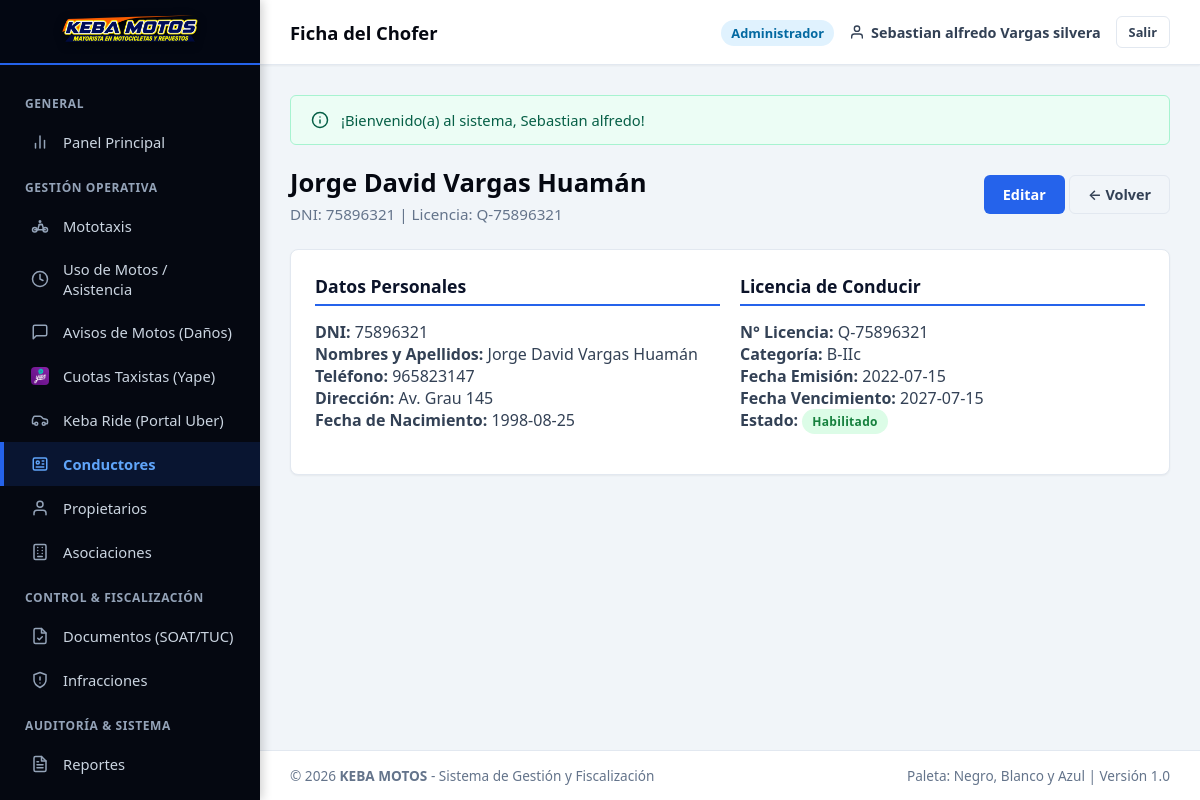
The page /vista/conductores/ver_conductor.php?id=2 (signed in) on the database its author committed.
### tables this page shows
CREATE TABLE `conductores` (
  `id_conductor` INT AUTO_INCREMENT PRIMARY KEY,
  `dni` VARCHAR(8) NOT NULL UNIQUE,
  `nombres` VARCHAR(100) NOT NULL,
  `apellidos` VARCHAR(100) NOT NULL,
  `fecha_nacimiento` DATE NULL,
  `telefono` VARCHAR(20) NULL,
  `direccion` VARCHAR(255) NULL,
  `numero_licencia` VARCHAR(20) NOT NULL UNIQUE,
  `categoria_licencia` VARCHAR(10) NOT NULL DEFAULT 'B-IIc',
  `fecha_emision_licencia` DATE NULL,
  `fecha_vencimiento_licencia` DATE NOT NULL,
  `foto` VARCHAR(255) NULL,
  `estado` ENUM('Habilitado', 'Inhabilitado', 'Suspendido') DEFAULT 'Habilitado',
  `created_at` TIMESTAMP DEFAULT CURRENT_TIMESTAMP,
  `updated_at` TIMESTAMP DEFAULT CURRENT_TIMESTAMP ON UPDATE CURRENT_TIMESTAMP
);

### vista/conductores/ver_conductor.php (the view, shortened to what the rows shown need)
<?php
require_once dirname(__DIR__) . '/plantillas/header.php';
require_once dirname(__DIR__) . '/plantillas/navbar.php';
require_once dirname(dirname(__DIR__)) . '/modelos/Conductor.php';
$id = (int)($_GET['id'] ?? 0);
$conductorMod = new Conductor();
$c = $conductorMod->obtenerPorId($id);
?>
<div class="page-header">
    <div>
        <h1 class="page-title"><?= htmlspecialchars($c['nombres'] . ' ' . $c['apellidos']) ?></h1>
        <p class="page-subtitle">DNI: <?= htmlspecialchars($c['dni']) ?> | Licencia: <?= htmlspecialchars($c['numero_licencia']) ?></p>
    </div>
</div>
<div class="card">
    <div class="row">
        <div class="col-md-6 mb-3">
            <h3 style="font-size: 1.1rem; color: #0b1329; border-bottom: 2px solid #2563eb; padding-bottom: 6px; margin-bottom: 15px;">Datos Personales</h3>
            <p><strong>DNI:</strong> <?= htmlspecialchars($c['dni']) ?></p>
            <p><strong>Nombres y Apellidos:</strong> <?= htmlspecialchars($c['nombres'] . ' ' . $c['apellidos']) ?></p>
            <p><strong>Teléfono:</strong> <?= htmlspecialchars($c['telefono'] ?? '-') ?></p>
            <p><strong>Dirección:</strong> <?= htmlspecialchars($c['direccion'] ?? '-') ?></p>
            <p><strong>Fecha de Nacimiento:</strong> <?= htmlspecialchars($c['fecha_nacimiento'] ?? '-') ?></p>
        </div>
        <div class="col-md-6 mb-3">
            <h3 style="font-size: 1.1rem; color: #0b1329; border-bottom: 2px solid #2563eb; padding-bottom: 6px; margin-bottom: 15px;">Licencia de Conducir</h3>
            <p><strong>N° Licencia:</strong> <?= htmlspecialchars($c['numero_licencia']) ?></p>
            <p><strong>Categoría:</strong> <?= htmlspecialchars($c['categoria_licencia']) ?></p>
            <p><strong>Fecha Emisión:</strong> <?= htmlspecialchars($c['fecha_emision_licencia'] ?? '-') ?></p>
            <p><strong>Fecha Vencimiento:</strong> <?= htmlspecialchars($c['fecha_vencimiento_licencia']) ?></p>
            <p><strong>Estado:</strong> <span class="badge badge-success"><?= htmlspecialchars($c['estado']) ?></span></p>
        </div>
    </div>
</div>
<?php require_once dirname(__DIR__) . '/plantillas/footer.php'; ?>

### rows shown on the page
conductores: nombres+apellidos "Jorge David Vargas Huamán", dni "75896321", numero_licencia "Q-75896321", telefono "965823147", direccion "Av. Grau 145", fecha_nacimiento "1998-08-25", categoria_licencia "B-IIc", fecha_emision_licencia "2022-07-15", fecha_vencimiento_licencia "2027-07-15", estado "Habilitado"

### other values the page prints
$subtituloNavbar "Ficha del Chofer"
$usuarioActivo['rol_nombre'] "Administrador"
$nombreUsuario "Sebastian alfredo Vargas silvera"
$flash['mensaje'] "¡Bienvenido(a) al sistema, Sebastian alfredo!"
